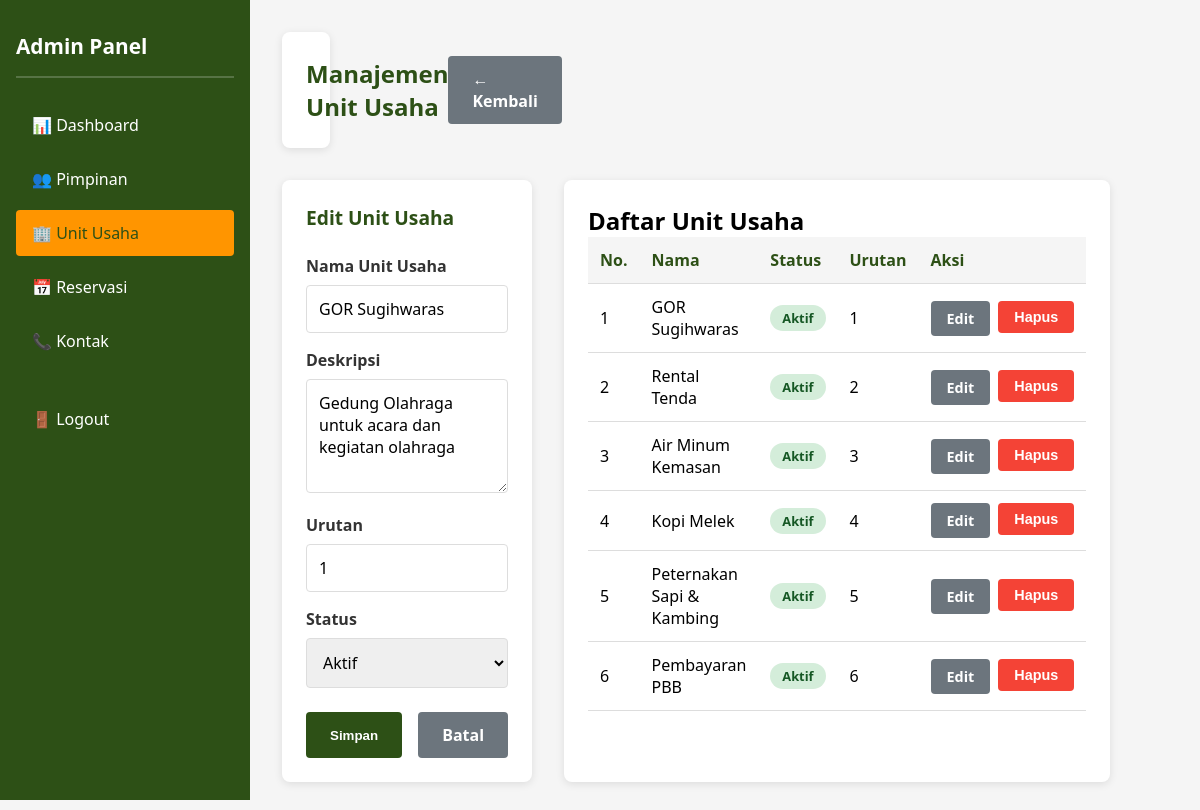
The app's page /admin/manage_unit.php?action=edit&id=1 (signed in) with its own data.
### tables this page shows
CREATE TABLE IF NOT EXISTS unit_usaha (
    id INT PRIMARY KEY AUTO_INCREMENT,
    nama VARCHAR(100) NOT NULL,
    deskripsi TEXT,
    icon VARCHAR(255),
    gambar VARCHAR(255),
    urutan INT DEFAULT 1,
    status ENUM('aktif', 'nonaktif') DEFAULT 'aktif',
    created_at TIMESTAMP DEFAULT CURRENT_TIMESTAMP,
    updated_at TIMESTAMP DEFAULT CURRENT_TIMESTAMP ON UPDATE CURRENT_TIMESTAMP
);

### app/includes/functions.php (called while the page is built, shortened)
<?php
function get_all_data($conn, $table, $where = '', $order = '', $limit = '') {
    $query = "SELECT * FROM $table";
    if (!empty($order)) {
        $query .= " ORDER BY $order";
    } else {
        $query .= " ORDER BY urutan ASC, id ASC";
    }
    $result = $conn->query($query);
    if ($result->num_rows > 0) {
        return $result->fetch_all(MYSQLI_ASSOC);
    }
    return [];
}
function get_data_by_id($conn, $table, $id) {
    $query = "SELECT * FROM $table WHERE id = $id";
    $result = $conn->query($query);
    if ($result->num_rows > 0) {
        return $result->fetch_assoc();
    }
    return null;
}
?>

### public/admin/manage_unit.php (the view, shortened to what this page needs)
<?php
require_once '../../app/config/database.php';
require_once '../../app/includes/functions.php';
$action = isset($_GET['action']) ? sanitize($_GET['action']) : '';
$id = isset($_GET['id']) ? (int)$_GET['id'] : 0;
$unit = null;
$edit_mode = false;
if ($action === 'edit' && $id > 0) {
    $unit = get_data_by_id($conn, 'unit_usaha', $id);
    if ($unit) {
        $edit_mode = true;
    }
}
$all_units = get_all_data($conn, 'unit_usaha', '', 'urutan ASC');
?>
<!DOCTYPE html>
<html lang="id">
<head>
</head>
<body>
    <div class="admin-layout">
        <div class="sidebar">
            <h2>Admin Panel</h2>
            <ul>
                <li><a href="index.php">📊 Dashboard</a></li>
                <li><a href="manage_pimpinan.php">👥 Pimpinan</a></li>
                <li><a href="manage_unit.php" class="active">🏢 Unit Usaha</a></li>
                <li><a href="manage_reservasi.php">📅 Reservasi</a></li>
                <li><a href="manage_kontak.php">📞 Kontak</a></li>
                <li style="margin-top: 2rem;"><a href="logout.php">🚪 Logout</a></li>
            </ul>
        </div>
        <div class="main-content">
            <div class="page-header">
                <h1>Manajemen Unit Usaha</h1>
                <a href="index.php" class="btn btn-secondary">← Kembali</a>
            </div>
            <div class="content-grid">
                <div class="form-card">
                    <h2><?php echo $edit_mode ? 'Edit Unit Usaha' : 'Tambah Unit Usaha'; ?></h2>
                    <form method="POST">
                        <div class="form-group">
                            <label for="nama">Nama Unit Usaha</label>
                            <input type="text" id="nama" name="nama" value="<?php echo $edit_mode ? htmlspecialchars($unit['nama']) : ''; ?>" required>
                        </div>
                        <div class="form-group">
                            <label for="deskripsi">Deskripsi</label>
                            <textarea id="deskripsi" name="deskripsi" rows="4"><?php echo $edit_mode ? htmlspecialchars($unit['deskripsi']) : ''; ?></textarea>
                        </div>
                        <div class="form-group">
                            <label for="urutan">Urutan</label>
                            <input type="number" id="urutan" name="urutan" value="<?php echo $edit_mode ? $unit['urutan'] : '1'; ?>" min="1">
                        </div>
                        <div class="form-group">
                            <label for="status">Status</label>
                            <select id="status" name="status">
                                <option value="aktif" <?php echo ($edit_mode && $unit['status'] === 'aktif') ? 'selected' : ''; ?>>Aktif</option>
                            </select>
                        </div>
                        <div class="form-actions">
                            <button type="submit" class="btn btn-primary">Simpan</button>
                            <?php if ($edit_mode): ?>
                                <a href="manage_unit.php" class="btn btn-secondary">Batal</a>
                            <?php endif; ?>
                        </div>
                    </form>
                </div>
                <div class="list-card">
                    <h2>Daftar Unit Usaha</h2>
                    <div class="table-responsive">
                        <table>
                            <thead>
                                <tr>
                                    <th>No.</th>
                                    <th>Nama</th>
                                    <th>Status</th>
                                    <th>Urutan</th>
                                    <th>Aksi</th>
                                </tr>
                            </thead>
                            <tbody>
                                <?php
                                $no = 1;
                                foreach ($all_units as $item) {
                                    $status_class = 'status-' . strtolower($item['status']);
                                    echo "<tr>";
                                    echo "<td>" . $no++ . "</td>";
                                    echo "<td>" . htmlspecialchars($item['nama']) . "</td>";
                                    echo "<td><span class='status-badge $status_class'>" . ucfirst($item['status']) . "</span></td>";
                                    echo "<td>" . $item['urutan'] . "</td>";
                                    echo "<td>";
                                    echo "<div class='action-buttons'>";
                                    echo "<a href='?action=edit&id=" . $item['id'] . "' class='btn btn-secondary btn-sm'>Edit</a>";
                                    echo "<form method='POST' style='display:inline;' onsubmit='return confirm(\"Yakin hapus?\");'>";
                                    echo "<button type='submit' class='btn btn-danger btn-sm'>Hapus</button>";
                                    echo "</form>";
                                    echo "</div>";
                                    echo "</td>";
                                    echo "</tr>";
                                }
                                ?>
                            </tbody>
                        </table>
                    </div>
                </div>
            </div>
        </div>
    </div>
</body>
</html>

### public/admin/manage_unit.php (style rules this page uses)
* { margin: 0; padding: 0; box-sizing: border-box; }
:root { --primary-color: #2d5016; --secondary-color: #ff9500; --light-bg: #f5f5f5; --danger-color: #f44336; --success-color: #4caf50; }
body { font-family: 'Segoe UI', Tahoma, Geneva, Verdana, sans-serif; background-color: var(--light-bg); }
.admin-layout { display: grid; grid-template-columns: 250px 1fr; min-height: 100vh; }
.sidebar { background-color: var(--primary-color); color: white; padding: 2rem 1rem; position: fixed; left: 0; top: 0; height: 100vh; width: 250px; overflow-y: auto; }
.sidebar h2 { font-size: 1.3rem; margin-bottom: 1.5rem; padding-bottom: 1rem; border-bottom: 2px solid rgba(255, 255, 255, 0.2); }
.sidebar ul { list-style: none; }
.sidebar li { margin-bottom: 0.5rem; }
.sidebar a { display: block; padding: 0.75rem 1rem; color: white; text-decoration: none; border-radius: 4px; transition: all 0.3s ease; }
.sidebar a:hover, .sidebar a.active { background-color: var(--secondary-color); color: var(--primary-color); }
.main-content { margin-left: 250px; padding: 2rem; }
.page-header { display: flex; justify-content: space-between; align-items: center; background: white; padding: 1.5rem; border-radius: 8px; margin-bottom: 2rem; box-shadow: 0 2px 8px rgba(0, 0, 0, 0.1); }
.page-header h1 { color: var(--primary-color); font-size: 1.5rem; }
.btn { display: inline-block; padding: 0.75rem 1.5rem; border: none; border-radius: 4px; cursor: pointer; text-decoration: none; font-weight: 600; transition: all 0.3s ease; }
.btn-primary { background-color: var(--primary-color); color: white; }
.btn-danger { background-color: var(--danger-color); color: white; }
.btn-secondary { background-color: #6c757d; color: white; }
.btn-sm { padding: 0.5rem 1rem; font-size: 0.9rem; }
.content-grid { display: grid; grid-template-columns: 1fr 2fr; gap: 2rem; }
.form-card, .list-card { background: white; padding: 1.5rem; border-radius: 8px; box-shadow: 0 2px 8px rgba(0, 0, 0, 0.1); }
.form-card h2 { color: var(--primary-color); margin-bottom: 1.5rem; font-size: 1.2rem; }
.form-group { margin-bottom: 1rem; }
.form-group label { display: block; margin-bottom: 0.5rem; font-weight: 600; color: #333; }
.form-group input, .form-group textarea, .form-group select { width: 100%; padding: 0.75rem; border: 1px solid #ddd; border-radius: 4px; font-family: inherit; font-size: 1rem; }
.form-actions { display: flex; gap: 1rem; margin-top: 1.5rem; }
.table-responsive { overflow-x: auto; }
table { width: 100%; border-collapse: collapse; }
table thead { background-color: var(--light-bg); }
table th, table td { padding: 0.75rem; text-align: left; border-bottom: 1px solid #ddd; }
table th { font-weight: 600; color: var(--primary-color); }
.action-buttons { display: flex; gap: 0.5rem; }
.status-badge { display: inline-block; padding: 0.25rem 0.75rem; border-radius: 20px; font-size: 0.8rem; font-weight: 600; }
.status-aktif { background-color: #d4edda; color: #155724; }

### records on screen
unit_usaha: nama "GOR Sugihwaras", deskripsi "Gedung Olahraga untuk acara dan kegiatan olahraga", urutan "1", status "Aktif"
unit_usaha: nama "Rental Tenda", status "Aktif", urutan "2"
unit_usaha: nama "Air Minum Kemasan", status "Aktif", urutan "3"
unit_usaha: nama "Kopi Melek", status "Aktif", urutan "4"
unit_usaha: nama "Peternakan Sapi & Kambing", status "Aktif", urutan "5"
unit_usaha: nama "Pembayaran PBB", status "Aktif", urutan "6"
